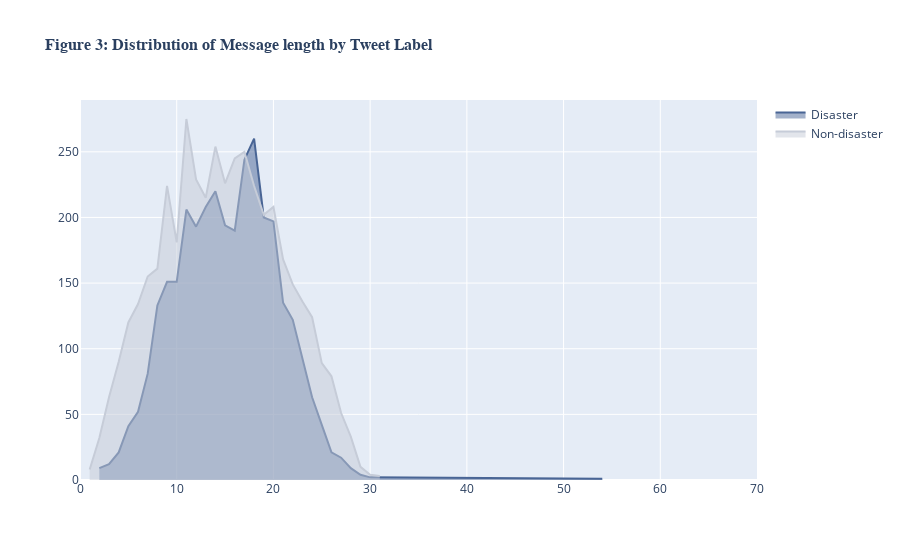

Here is the notebook cell this chart was saved with:
### Markdown cell above
<div class="alert alert-block alert-success">
    Since the training dataset is <b>evenly distributed</b>, accuracy would not be an inadequate criterion to gauge the effectiveness of our classification models.
    </div>

### Code cell
# Evaluate the text count distribution of the training dataset using a histogram
# Create a line-plot distribution of the target attributes in relation to the text count
# setting the figure size, legend, title, and axis labels
train_df['text_len'] = train_df['text'].apply(lambda x: len(x.split(' ')))
disaster_df = train_df[train_df['target'] == 1]['text_len'].value_counts().sort_index()
non_disaster_df = train_df[train_df['target'] == 0]['text_len'].value_counts().sort_index()

fig = go.Figure()
fig.add_trace(go.Scatter(
    x=disaster_df.index,
    y=disaster_df.values,
    name='Disaster',
    fill='tozeroy',
    marker_color='#496595',
))
fig.add_trace(go.Scatter(
    x=non_disaster_df.index,
    y=non_disaster_df.values,
    name='Non-disaster',
    fill='tozeroy',
    marker_color='#c6ccd8',
))
fig.update_layout(
    title='<span style="font-size:16px; font-family:Times New Roman"><b>Figure 3: Distribution of Message length by Tweet Label</b></span>'
)
fig.update_xaxes(range=[0, 70])
fig.show();

### Figure 1 — Plotly figure (JSON) as saved in the notebook; plotly's stock layout.template omitted (floating-point values rounded to 4 significant figures)
{"data": [{"fill": "tozeroy", "marker": {"color": "#496595"}, "name": "Disaster", "type": "scatter", "x": [2, 3, 4, 5, 6, 7, 8, 9, 10, 11, 12, 13, 14, 15, 16, 17, 18, 19, 20, 21, 22, 23, 24, 25, 26, 27, 28, 29, 30, 54], "y": [9, 12, 21, 41, 52, 81, 133, 151, 151, 206, 193, 208, 220, 194, 190, 244, 260, 200, 197, 135, 122, 92, 63, 42, 21, 17, 9, 4, 2, 1]}, {"fill": "tozeroy", "marker": {"color": "#c6ccd8"}, "name": "Non-disaster", "type": "scatter", "x": [1, 2, 3, 4, 5, 6, 7, 8, 9, 10, 11, 12, 13, 14, 15, 16, 17, 18, 19, 20, 21, 22, 23, 24, 25, 26, 27, 28, 29, 30, 31], "y": [8, 32, 63, 90, 120, 134, 155, 161, 224, 181, 275, 229, 215, 254, 226, 245, 250, 224, 202, 208, 168, 149, 136, 124, 89, 79, 51, 33, 10, 4, 3]}], "layout": {"title": {"text": "<span style=\"font-size:16px; font-family:Times New Roman\"><b>Figure 3: Distribution of Message length by Tweet Label</b></span>"}, "xaxis": {"range": [0, 70]}}}
